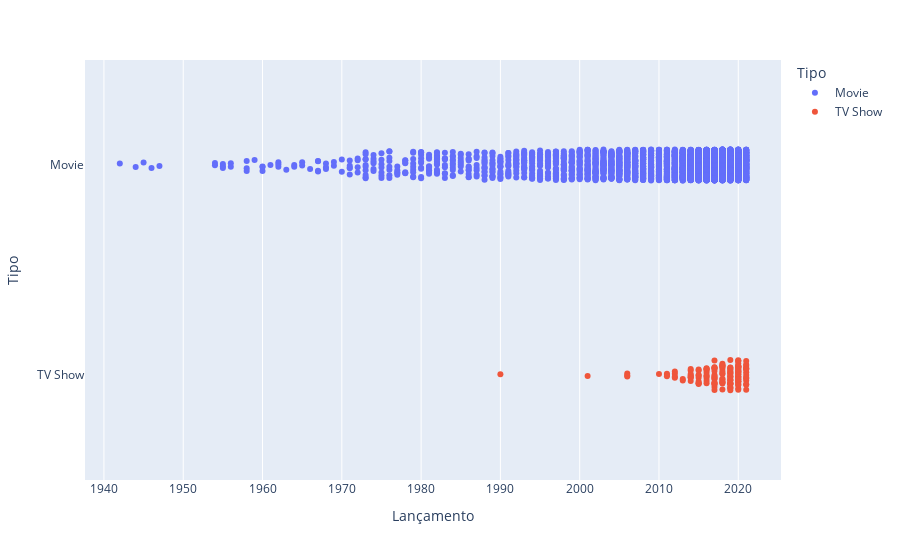

Notebook source saved alongside this figure:
### Code cell
fig = px.strip(tabela, x='Lançamento', y="Tipo", orientation="h", color="Tipo")
fig.show()

### Figure 1 — Plotly figure (JSON) as saved in the notebook; plotly's stock layout.template omitted (floating-point values rounded to 4 significant figures; data arrays with more than 128 entries replaced by an {"elided": "..."} marker saying what was removed)
{"data": [{"alignmentgroup": "True", "boxpoints": "all", "fillcolor": "rgba(255,255,255,0)", "hoveron": "points", "hovertemplate": "Tipo=%{y}<br>Lançamento=%{x}<extra></extra>", "legendgroup": "Movie", "line": {"color": "rgba(255,255,255,0)"}, "marker": {"color": "#636efa"}, "name": "Movie", "offsetgroup": "Movie", "orientation": "h", "pointpos": 0, "showlegend": true, "type": "box", "x": {"elided": "5185 int values"}, "x0": " ", "xaxis": "x", "y": {"elided": "5185 str values"}, "y0": " ", "yaxis": "y"}, {"alignmentgroup": "True", "boxpoints": "all", "fillcolor": "rgba(255,255,255,0)", "hoveron": "points", "hovertemplate": "Tipo=%{y}<br>Lançamento=%{x}<extra></extra>", "legendgroup": "TV Show", "line": {"color": "rgba(255,255,255,0)"}, "marker": {"color": "#EF553B"}, "name": "TV Show", "offsetgroup": "TV Show", "orientation": "h", "pointpos": 0, "showlegend": true, "type": "box", "x": {"elided": "147 int values"}, "x0": " ", "xaxis": "x", "y": {"elided": "147 str values"}, "y0": " ", "yaxis": "y"}], "layout": {"boxmode": "overlay", "legend": {"title": {"text": "Tipo"}, "tracegroupgap": 0}, "margin": {"t": 60}, "xaxis": {"anchor": "y", "domain": [0, 1], "title": {"text": "Lançamento"}}, "yaxis": {"anchor": "x", "categoryarray": ["TV Show", "Movie"], "categoryorder": "array", "domain": [0, 1], "title": {"text": "Tipo"}}}}
